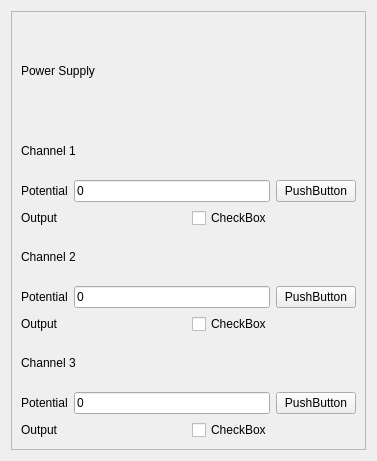
<?xml version="1.0" encoding="UTF-8"?>
<ui version="4.0">
 <class>Form</class>
 <widget class="QWidget" name="Form">
  <property name="geometry">
   <rect>
    <x>0</x>
    <y>0</y>
    <width>377</width>
    <height>461</height>
   </rect>
  </property>
  <property name="windowTitle">
   <string>Form</string>
  </property>
  <layout class="QVBoxLayout" name="verticalLayout">
   <item>
    <widget class="QFrame" name="frame">
     <property name="frameShape">
      <enum>QFrame::Shape::StyledPanel</enum>
     </property>
     <property name="frameShadow">
      <enum>QFrame::Shadow::Raised</enum>
     </property>
     <layout class="QVBoxLayout" name="verticalLayout_5">
      <item>
       <widget class="QLabel" name="label">
        <property name="text">
         <string>Power Supply</string>
        </property>
       </widget>
      </item>
      <item>
       <layout class="QVBoxLayout" name="verticalLayout_2">
        <item>
         <widget class="QLabel" name="label_2">
          <property name="text">
           <string>Channel 1</string>
          </property>
         </widget>
        </item>
        <item>
         <layout class="QHBoxLayout" name="horizontalLayout">
          <item>
           <widget class="QLabel" name="label_4">
            <property name="text">
             <string>Potential</string>
            </property>
           </widget>
          </item>
          <item>
           <widget class="QLineEdit" name="lineEdit">
            <property name="text">
             <string>0</string>
            </property>
           </widget>
          </item>
          <item>
           <widget class="QPushButton" name="pushButton">
            <property name="text">
             <string>PushButton</string>
            </property>
           </widget>
          </item>
         </layout>
        </item>
        <item>
         <layout class="QHBoxLayout" name="horizontalLayout_2">
          <item>
           <widget class="QLabel" name="label_3">
            <property name="text">
             <string>Output</string>
            </property>
           </widget>
          </item>
          <item>
           <widget class="QCheckBox" name="checkBox">
            <property name="text">
             <string>CheckBox</string>
            </property>
           </widget>
          </item>
         </layout>
        </item>
       </layout>
      </item>
      <item>
       <layout class="QVBoxLayout" name="verticalLayout_3">
        <item>
         <widget class="QLabel" name="label_5">
          <property name="text">
           <string>Channel 2</string>
          </property>
         </widget>
        </item>
        <item>
         <layout class="QHBoxLayout" name="horizontalLayout_3">
          <item>
           <widget class="QLabel" name="label_6">
            <property name="text">
             <string>Potential</string>
            </property>
           </widget>
          </item>
          <item>
           <widget class="QLineEdit" name="lineEdit_2">
            <property name="text">
             <string>0</string>
            </property>
           </widget>
          </item>
          <item>
           <widget class="QPushButton" name="pushButton_2">
            <property name="text">
             <string>PushButton</string>
            </property>
           </widget>
          </item>
         </layout>
        </item>
        <item>
         <layout class="QHBoxLayout" name="horizontalLayout_4">
          <item>
           <widget class="QLabel" name="label_7">
            <property name="text">
             <string>Output</string>
            </property>
           </widget>
          </item>
          <item>
           <widget class="QCheckBox" name="checkBox_2">
            <property name="text">
             <string>CheckBox</string>
            </property>
           </widget>
          </item>
         </layout>
        </item>
       </layout>
      </item>
      <item>
       <layout class="QVBoxLayout" name="verticalLayout_4">
        <item>
         <widget class="QLabel" name="label_8">
          <property name="text">
           <string>Channel 3</string>
          </property>
         </widget>
        </item>
        <item>
         <layout class="QHBoxLayout" name="horizontalLayout_5">
          <item>
           <widget class="QLabel" name="label_9">
            <property name="text">
             <string>Potential</string>
            </property>
           </widget>
          </item>
          <item>
           <widget class="QLineEdit" name="lineEdit_3">
            <property name="text">
             <string>0</string>
            </property>
           </widget>
          </item>
          <item>
           <widget class="QPushButton" name="pushButton_3">
            <property name="text">
             <string>PushButton</string>
            </property>
           </widget>
          </item>
         </layout>
        </item>
        <item>
         <layout class="QHBoxLayout" name="horizontalLayout_6">
          <item>
           <widget class="QLabel" name="label_10">
            <property name="text">
             <string>Output</string>
            </property>
           </widget>
          </item>
          <item>
           <widget class="QCheckBox" name="checkBox_3">
            <property name="text">
             <string>CheckBox</string>
            </property>
           </widget>
          </item>
         </layout>
        </item>
       </layout>
      </item>
     </layout>
    </widget>
   </item>
  </layout>
 </widget>
 <resources/>
 <connections/>
</ui>
